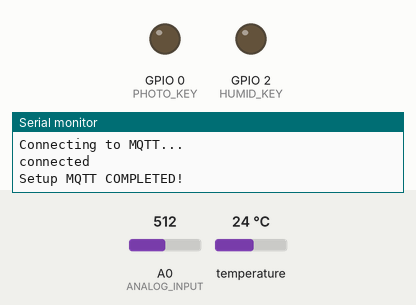
Bench run of a sketch on a simulated ESP8266 (NodeMCU). Parts: output pins drawn as LEDs (lit = HIGH), the last lines printed to the serial monitor. The test bench sets the inputs (shaded band); at power-on: A0 (ANALOG_INPUT) = 512, temperature 24 °C. WiFi joins after 1.5 s; servers stay silent unless stated; no MQTT or app messages arrive unless stated; pins used as bus, display or sensor lines are not drawn.

Above: at 2.0 s.
At 3.8 s:
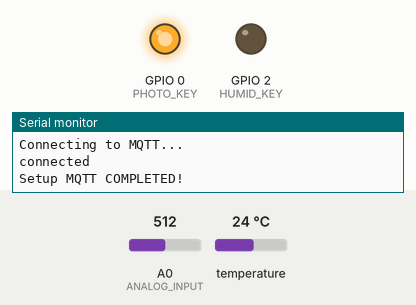
At 8.8 s:
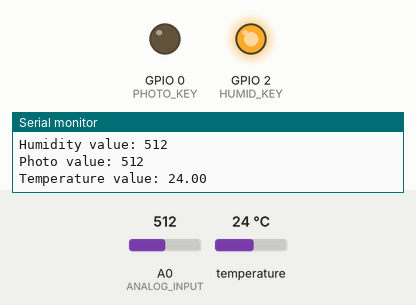
Timing chart, 0 to 9.4 s (numbered marks = the images above):
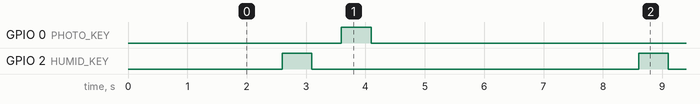

Measured:
- by itself, GPIO 0 (PHOTO_KEY), GPIO 2 (HUMID_KEY): alternates HIGH for 0.50 s and LOW for 5.5 s
- by itself, everything shown: repeats every 6.0 s, in 4 steps

The sketch:

test_key.ino
```cpp
#include <ESP8266WiFi.h>
#include <PubSubClient.h>
#include <OneWire.h>
#include <stdio.h>

#define ANALOG_INPUT A0
#define HUMID_POWER 5
#define TEMP_DATA 4
#define PHOTO_KEY 0
#define HUMID_KEY 2

const char* WiFi_SSID = "egor_redmi";
const char* WiFi_password =  "givemewifi";
const char* MQTT_brokerAddress = "3.238.21.184";
const int MQTT_port = 1883;
const char* MQTT_PubTopic = "data/var/test";
WiFiClient espClient;
PubSubClient client(espClient);
OneWire ds(TEMP_DATA); // Создаем объект OneWire для шины 1-Wire, с помощью которого будет осуществляться работа с датчиком

void setup() {
  Serial.begin(9600);
  Serial.println("Setup serial COMPLETED!");

  pinMode(HUMID_POWER, OUTPUT);
  pinMode(TEMP_DATA, INPUT);
  pinMode(PHOTO_KEY, OUTPUT);
  pinMode(HUMID_KEY, OUTPUT);
  digitalWrite(HUMID_POWER, LOW);
  digitalWrite(HUMID_KEY, LOW);
  digitalWrite(PHOTO_KEY, LOW);
  Serial.println("Setup pins COMPLETED!");

  WiFi.begin(WiFi_SSID, WiFi_password);
  while (WiFi.status() != WL_CONNECTED)
  {
    delay(500);
    Serial.println("Connecting to WiFi..");
  }
  Serial.print("Connected to WiFi :");
  Serial.println(WiFi.SSID());
  Serial.println("Setup WiFi COMPLETED!");

  client.setServer(MQTT_brokerAddress, MQTT_port);
  while (!client.connected())
  {
    Serial.println("Connecting to MQTT...");
    if (client.connect("ESP8266"))
    {
      Serial.println("connected");
    }
    else
    {
      Serial.print("failed with state ");
      Serial.println(client.state());
      delay(2000);
    }
  }
  Serial.println("Setup MQTT COMPLETED!");
}


float getTemp() {
  // Определяем температуру от датчика DS18b20
  byte data[2]; // Место для значения температуры

  ds.reset(); // Начинаем взаимодействие со сброса всех предыдущих команд и параметров
  ds.write(0xCC); // Даем датчику DS18b20 команду пропустить поиск по адресу. В нашем случае только одно устрйоство
  ds.write(0x44); // Даем датчику DS18b20 команду измерить температуру. Само значение температуры мы еще не получаем - датчик его положит во внутреннюю память

  delay(1000); // Микросхема измеряет температуру, а мы ждем.

  ds.reset(); // Теперь готовимся получить значение измеренной температуры
  ds.write(0xCC);
  ds.write(0xBE); // Просим передать нам значение регистров со значением температуры

  // Получаем и считываем ответ
  data[0] = ds.read(); // Читаем младший байт значения температуры
  data[1] = ds.read(); // А теперь старший

  // Формируем итоговое значение:
  //    - сперва "склеиваем" значение,
  //    - затем умножаем его на коэффициент, соответсвующий разрешающей способности (для 12 бит по умолчанию - это 0,0625)
  return ((data[1] << 8) | data[0]) * 0.0625;
}

int getHumid() {
  digitalWrite(HUMID_POWER, HIGH);
  digitalWrite(HUMID_KEY, HIGH);
  delay(500);

  int humidity = analogRead(ANALOG_INPUT);

  digitalWrite(HUMID_POWER, LOW);
  digitalWrite(HUMID_KEY, LOW);
  delay(500);
  return humidity;
}

int getPhoto() {
  digitalWrite(PHOTO_KEY, HIGH);
  delay(500);

  int photo = analogRead(ANALOG_INPUT);

  digitalWrite(PHOTO_KEY, LOW);
  delay(500);
  return photo;
}

void loop() {
  float temperature = getTemp();
  int humidity = getHumid();
  int photo = getPhoto();

  char resultsStr[50];
  sprintf(resultsStr, "%.1f,%d,%d", temperature, humidity, photo);

  Serial.print("Humidity value: ");
  Serial.println(humidity);
  Serial.print("Photo value: ");
  Serial.println(photo);
  Serial.print("Temperature value: ");
  Serial.println(temperature);
  client.publish(MQTT_PubTopic, resultsStr);
  delay(3000);
  client.loop();
}
```
